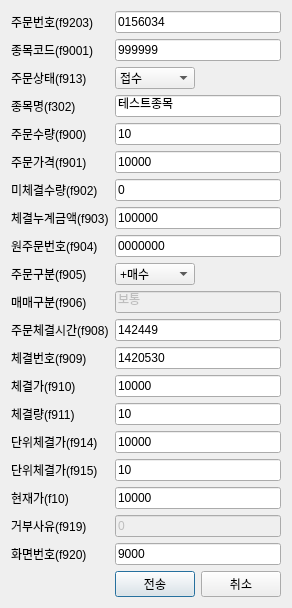
<?xml version="1.0" encoding="UTF-8"?>
<ui version="4.0">
 <class>Dialog</class>
 <widget class="QDialog" name="Dialog">
  <property name="geometry">
   <rect>
    <x>0</x>
    <y>0</y>
    <width>284</width>
    <height>561</height>
   </rect>
  </property>
  <property name="windowTitle">
   <string>Chejan(0) Test Send</string>
  </property>
  <layout class="QGridLayout" name="gridLayout">
   <item row="12" column="1" colspan="2">
    <widget class="QLineEdit" name="f906">
     <property name="enabled">
      <bool>false</bool>
     </property>
     <property name="text">
      <string>보통</string>
     </property>
    </widget>
   </item>
   <item row="16" column="0">
    <widget class="QLabel" name="testCheDialog_24">
     <property name="text">
      <string>체결량(f911)</string>
     </property>
    </widget>
   </item>
   <item row="23" column="1">
    <widget class="QPushButton" name="btnSend">
     <property name="text">
      <string>전송</string>
     </property>
    </widget>
   </item>
   <item row="6" column="1" colspan="2">
    <widget class="QLineEdit" name="f901">
     <property name="text">
      <string>10000</string>
     </property>
    </widget>
   </item>
   <item row="1" column="1" colspan="2">
    <widget class="QLineEdit" name="f9001">
     <property name="text">
      <string>999999</string>
     </property>
    </widget>
   </item>
   <item row="19" column="0">
    <widget class="QLabel" name="testCheDialog_15">
     <property name="text">
      <string>현재가(f10)</string>
     </property>
    </widget>
   </item>
   <item row="20" column="1" colspan="2">
    <widget class="QLineEdit" name="f919">
     <property name="enabled">
      <bool>false</bool>
     </property>
     <property name="text">
      <string>0</string>
     </property>
    </widget>
   </item>
   <item row="0" column="1" colspan="2">
    <widget class="QLineEdit" name="f9203">
     <property name="text">
      <string>0156034</string>
     </property>
    </widget>
   </item>
   <item row="4" column="0">
    <widget class="QLabel" name="testCheDialog_8">
     <property name="text">
      <string>종목명(f302)</string>
     </property>
    </widget>
   </item>
   <item row="7" column="1" colspan="2">
    <widget class="QLineEdit" name="f902">
     <property name="text">
      <string>0</string>
     </property>
    </widget>
   </item>
   <item row="20" column="0">
    <widget class="QLabel" name="testCheDialog_21">
     <property name="text">
      <string>거부사유(f919)</string>
     </property>
    </widget>
   </item>
   <item row="9" column="1" colspan="2">
    <widget class="QLineEdit" name="f904">
     <property name="text">
      <string>0000000</string>
     </property>
    </widget>
   </item>
   <item row="19" column="1" colspan="2">
    <widget class="QLineEdit" name="f10">
     <property name="text">
      <string>10000</string>
     </property>
    </widget>
   </item>
   <item row="9" column="0">
    <widget class="QLabel" name="testCheDialog_9">
     <property name="text">
      <string>원주문번호(f904)</string>
     </property>
    </widget>
   </item>
   <item row="7" column="0">
    <widget class="QLabel" name="testCheDialog_5">
     <property name="text">
      <string>미체결수량(f902)</string>
     </property>
    </widget>
   </item>
   <item row="15" column="0">
    <widget class="QLabel" name="testCheDialog_14">
     <property name="text">
      <string>체결가(f910)</string>
     </property>
    </widget>
   </item>
   <item row="5" column="1" colspan="2">
    <widget class="QLineEdit" name="f900">
     <property name="text">
      <string>10</string>
     </property>
    </widget>
   </item>
   <item row="4" column="1" colspan="2">
    <widget class="QLineEdit" name="f302">
     <property name="text">
      <string>테스트종목</string>
     </property>
    </widget>
   </item>
   <item row="0" column="0">
    <widget class="QLabel" name="testCheDialog_2">
     <property name="text">
      <string>주문번호(f9203)</string>
     </property>
    </widget>
   </item>
   <item row="17" column="1" colspan="2">
    <widget class="QLineEdit" name="f914">
     <property name="text">
      <string>10000</string>
     </property>
    </widget>
   </item>
   <item row="5" column="0">
    <widget class="QLabel" name="testCheDialog_7">
     <property name="text">
      <string>주문수량(f900)</string>
     </property>
    </widget>
   </item>
   <item row="2" column="0">
    <widget class="QLabel" name="testCheDialog_4">
     <property name="text">
      <string>주문상태(f913)</string>
     </property>
    </widget>
   </item>
   <item row="8" column="0">
    <widget class="QLabel" name="testCheDialog_19">
     <property name="text">
      <string>체결누계금액(f903)</string>
     </property>
    </widget>
   </item>
   <item row="15" column="1" colspan="2">
    <widget class="QLineEdit" name="f910">
     <property name="text">
      <string>10000</string>
     </property>
    </widget>
   </item>
   <item row="12" column="0">
    <widget class="QLabel" name="testCheDialog_10">
     <property name="text">
      <string>매매구분(f906)</string>
     </property>
    </widget>
   </item>
   <item row="14" column="0">
    <widget class="QLabel" name="testCheDialog_13">
     <property name="text">
      <string>체결번호(f909)</string>
     </property>
    </widget>
   </item>
   <item row="23" column="2">
    <widget class="QPushButton" name="btnCancel">
     <property name="text">
      <string>취소</string>
     </property>
    </widget>
   </item>
   <item row="1" column="0">
    <widget class="QLabel" name="testCheDialog_3">
     <property name="text">
      <string>종목코드(f9001)</string>
     </property>
    </widget>
   </item>
   <item row="6" column="0">
    <widget class="QLabel" name="testCheDialog_6">
     <property name="text">
      <string>주문가격(f901)</string>
     </property>
    </widget>
   </item>
   <item row="14" column="1" colspan="2">
    <widget class="QLineEdit" name="f909">
     <property name="text">
      <string>1420530</string>
     </property>
    </widget>
   </item>
   <item row="11" column="1">
    <widget class="QComboBox" name="f905">
     <item>
      <property name="text">
       <string>+매수</string>
      </property>
     </item>
     <item>
      <property name="text">
       <string>-매도</string>
      </property>
     </item>
     <item>
      <property name="text">
       <string>매수취소</string>
      </property>
     </item>
     <item>
      <property name="text">
       <string>매도취소</string>
      </property>
     </item>
     <item>
      <property name="text">
       <string>매수정정</string>
      </property>
     </item>
     <item>
      <property name="text">
       <string>매도정정</string>
      </property>
     </item>
    </widget>
   </item>
   <item row="21" column="0">
    <widget class="QLabel" name="testCheDialog_22">
     <property name="text">
      <string>화면번호(f920)</string>
     </property>
    </widget>
   </item>
   <item row="2" column="1">
    <widget class="QComboBox" name="f913">
     <item>
      <property name="text">
       <string>접수</string>
      </property>
     </item>
     <item>
      <property name="text">
       <string>체결</string>
      </property>
     </item>
     <item>
      <property name="text">
       <string>확인</string>
      </property>
     </item>
    </widget>
   </item>
   <item row="8" column="1" colspan="2">
    <widget class="QLineEdit" name="f903">
     <property name="text">
      <string>100000</string>
     </property>
    </widget>
   </item>
   <item row="11" column="0">
    <widget class="QLabel" name="testCheDialog_23">
     <property name="text">
      <string>주문구분(f905)</string>
     </property>
    </widget>
   </item>
   <item row="17" column="0">
    <widget class="QLabel" name="testCheDialog_25">
     <property name="text">
      <string>단위체결가(f914)</string>
     </property>
    </widget>
   </item>
   <item row="13" column="1" colspan="2">
    <widget class="QLineEdit" name="f908">
     <property name="text">
      <string>142449</string>
     </property>
    </widget>
   </item>
   <item row="21" column="1" colspan="2">
    <widget class="QLineEdit" name="f920">
     <property name="enabled">
      <bool>true</bool>
     </property>
     <property name="text">
      <string>9000</string>
     </property>
    </widget>
   </item>
   <item row="16" column="1" colspan="2">
    <widget class="QLineEdit" name="f911">
     <property name="text">
      <string>10</string>
     </property>
    </widget>
   </item>
   <item row="13" column="0">
    <widget class="QLabel" name="testCheDialog_12">
     <property name="text">
      <string>주문체결시간(f908)</string>
     </property>
    </widget>
   </item>
   <item row="18" column="0">
    <widget class="QLabel" name="testCheDialog_26">
     <property name="text">
      <string>단위체결가(f915)</string>
     </property>
    </widget>
   </item>
   <item row="18" column="1" colspan="2">
    <widget class="QLineEdit" name="f915">
     <property name="text">
      <string>10</string>
     </property>
    </widget>
   </item>
  </layout>
 </widget>
 <resources/>
 <connections/>
</ui>
